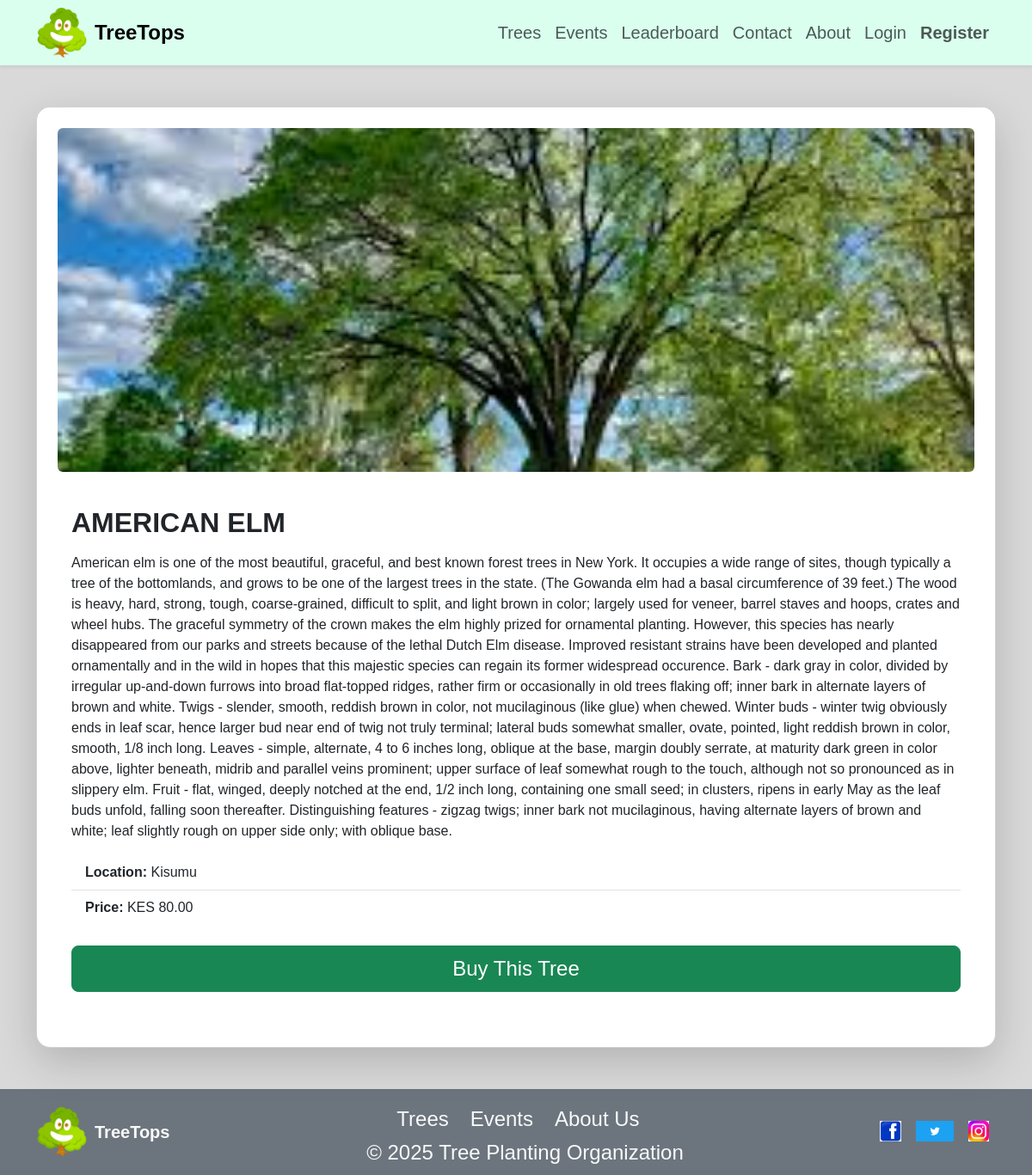
Page /tree/3/ on the committed database.
### trees/models.py (models this page shows, shortened)
class Tree(models.Model):
    name = models.CharField(max_length=200)
    description = models.TextField()
    image = models.ImageField(upload_to='trees/', default='images/logo.png')
    location = models.CharField(max_length=200)
    price = models.DecimalField(max_digits=10, decimal_places=2, null=True, blank=True)
    owner = models.ForeignKey(User, on_delete=models.CASCADE)
    date_added = models.DateTimeField(auto_now_add=True)

### trees/views.py (the view)
# urls.py: path('tree/<int:id>/', views.tree_detail, name='tree_detail'),
def tree_detail(request, id):
    tree = get_object_or_404(Tree, id=id)
    context ={'tree': tree}
    return render(request, 'tree_app/tree_detail.html', context)

### trees/templates/tree_app/tree_detail.html (shortened to what this page needs)
{% extends 'home.html' %}
{% block content %}
<div class="container mt-5">
    <div class="card shadow-lg rounded-4 p-4 mb-5">
        <img src="{{ tree.image.url }}" class="card-img-top rounded mb-4" alt="{{ tree.name }}" style="max-height:400px; object-fit:cover;">
        <div class="card-body">
            <h2 class="card-title fw-bold mb-3">{{ tree.name }}</h2>
            <p class="card-text mb-3">{{ tree.description }}</p>
            <ul class="list-group list-group-flush mb-4">
                <li class="list-group-item"><strong>Location:</strong> {{ tree.location }}</li>
                <li class="list-group-item"><strong>Price:</strong> {% if tree.price %}KES {{ tree.price }}{% else %}-{% endif %}</li>
            </ul>
            <a href="{% url 'payment' %}" class="btn btn-success btn-lg w-100 mb-4 fs-4 fw-5">
                 Buy This Tree
            </a>
        </div>
    </div>
</div>
{% endblock %}

### static/css/style.css (style rules this page uses)
body { font-family: 'Arial', sans-serif; background-color: #d9d9d9; color: #333; }
:root { --gen:DAFFEF }
a { text-decoration: none; }
html { scroll-behavior: smooth; }

### rows in the picture
Tree: image (picture), name "AMERICAN ELM", description "American elm is one of the most beautiful, graceful, and best known forest trees in New York. It occupies a wide range of sites, though typically a tree of the bottomlands, and grows to be one of the largest trees in the state. (The Gowanda elm had a basal circumference of 39 feet.) The wood is heavy, hard, strong, tough, coarse-grained, difficult to split, and light brown in color; largely used for veneer, barrel staves and hoops, crates and wheel hubs. The graceful symmetry of the crown makes the elm highly prized for ornamental planting. However, this species has nearly disappeared from our parks and streets because of the lethal Dutch Elm disease. Improved resistant strains have been…", location "Kisumu", price "80.00"
